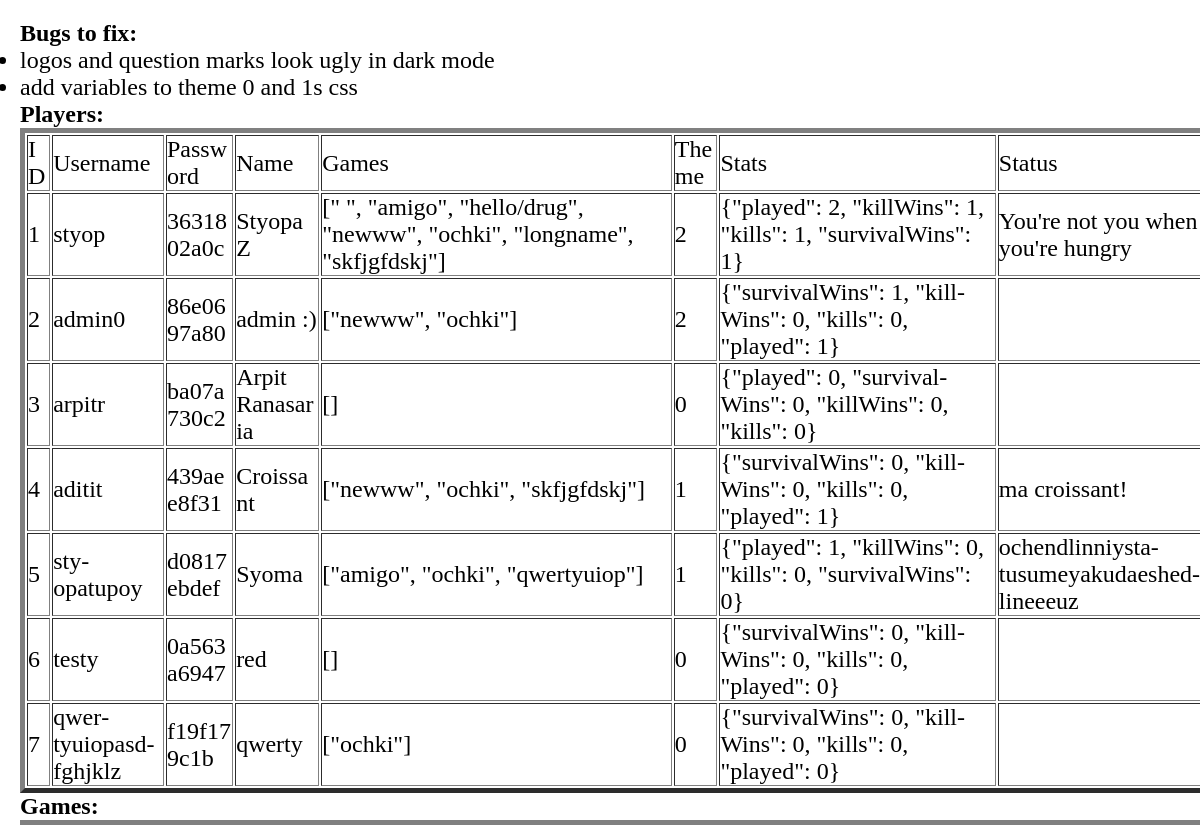
The page /debug/ (upper part) on the database as committed earlier.
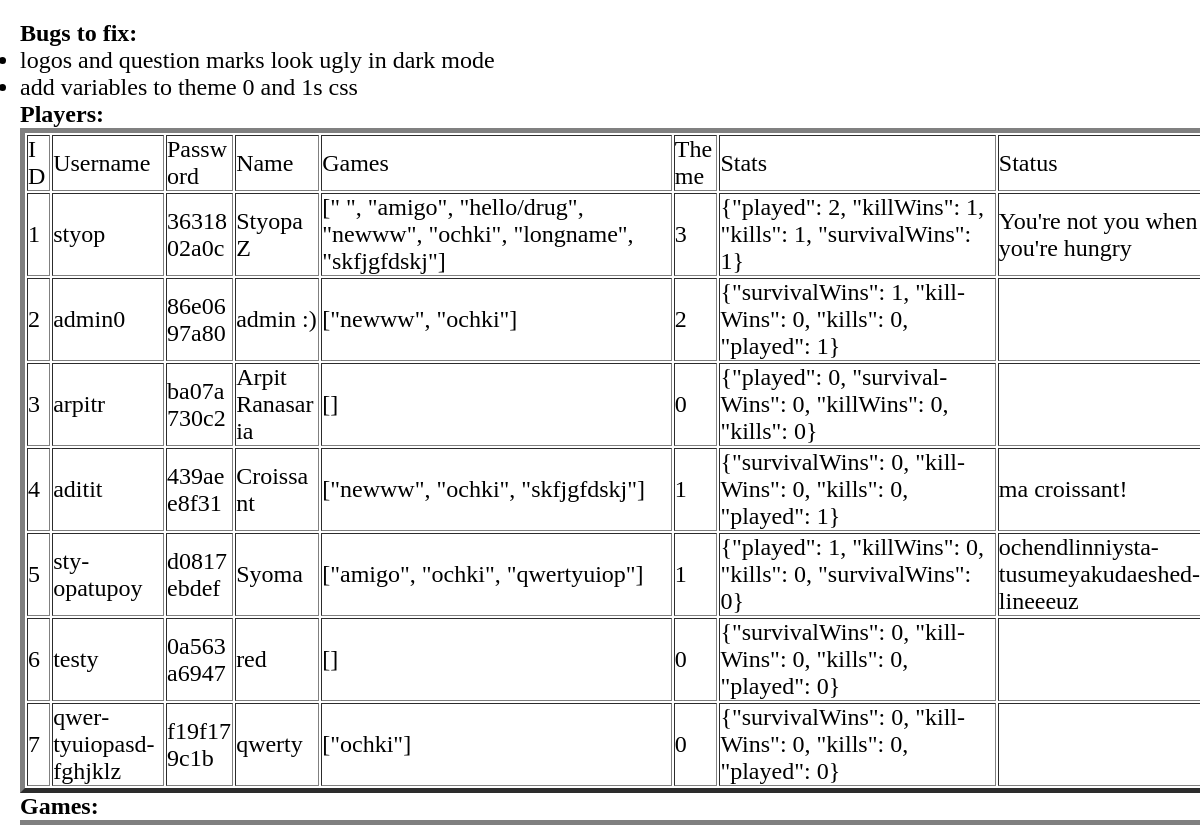
The same page on the database as committed later.
### tables this page shows
CREATE TABLE Players (     id INTEGER PRIMARY KEY AUTOINCREMENT,     user TEXT NOT NULL,     password TEXT NOT NULL,     name TEXT NOT NULL,     games TEXT NOT NULL,     theme INT NOT NULL,     stats TEXT NOT NULL,     status TEXT);

### app.py (the view)
@app.route('/<path>/')
@app.route('/debug/')
def debug():
    with sqlite3.connect("database.db") as con:
        con.row_factory = sqlite3.Row
        cur = con.cursor()
        cur.execute("SELECT * from Players")
        playerRows = cur.fetchall()   #rows of the Players table
        cur.execute("SELECT * from Games")
        gameRows = cur.fetchall()   #rows of the Games table
        cur.execute("SELECT * from pastGames")
        pastRows = cur.fetchall()   #rows of the pastGames table
    return render_template('debug.html', playerRows = playerRows, gameRows = gameRows, pastRows=pastRows)

### templates/debug.html (shortened to what this page needs)
<!DOCTYPE html>
<html lang="en">
<head>
    <link rel="stylesheet" href="{{ url_for('static', filename='css/main.css') }}">
    <link rel="stylesheet" href="{{ url_for('static', filename='css/debug.css') }}">
</head>
<body>
    <h4>
        Bugs to fix:
    </h4>
    <ul>
        <li>
            logos and question marks look ugly in dark mode
        </li>
        <li>
            add variables to theme 0 and 1s css
        </li>
    </ul>
    <h2>Players:</h2>
    <table border=5>
        <thead>
        <td>ID</td>
        <td>Username</td>
        <td>Password</td>
        <td>Name</td>
        <td>Games</td>
        <td>Theme</td>
        <td>Stats</td>
        <td>Status</td>
        </thead>
        {% for row in playerRows %}
        <tr>
        <td>{{row["id"]}}</td>
        <td>{{row["user"]}}</td>
        <td>{{row["password"][:10]}}</td>
        <td>{{row["name"]}}</td>
        <td>{{row["games"]}}</td>
        <td>{{row["theme"]}}</td>
        <td>{{row["stats"]}}</td>
        <td>{{row["status"]}}</td>
        </tr>
        {% endfor %}
        </table>
        <h2>Games:</h2>
        <table border=5>
            </table>
</body>
</html>

### static/css/main.css (style rules this page uses)
* { margin: 0; padding: 0; font-family: 'Consolas', 'Monaco', monospace, serif; font-size: x-large; overflow-wrap: break-word; word-wrap: break-word; -ms-word-break: break-all; word-break: break-all; word-break: break-word; -ms-hyphens: auto; -moz-hyphens: auto; -webkit-hyphens: auto; hyphens: auto; }
html { height: 100%; }
body { width: 100%; }

### static/css/debug.css (style rules this page uses)
body { background: none; margin: 20px; }
* { font-family: unset; }

Rows that differ between the two databases and show on the page:
changed Players "styop": theme "2" → "3"
